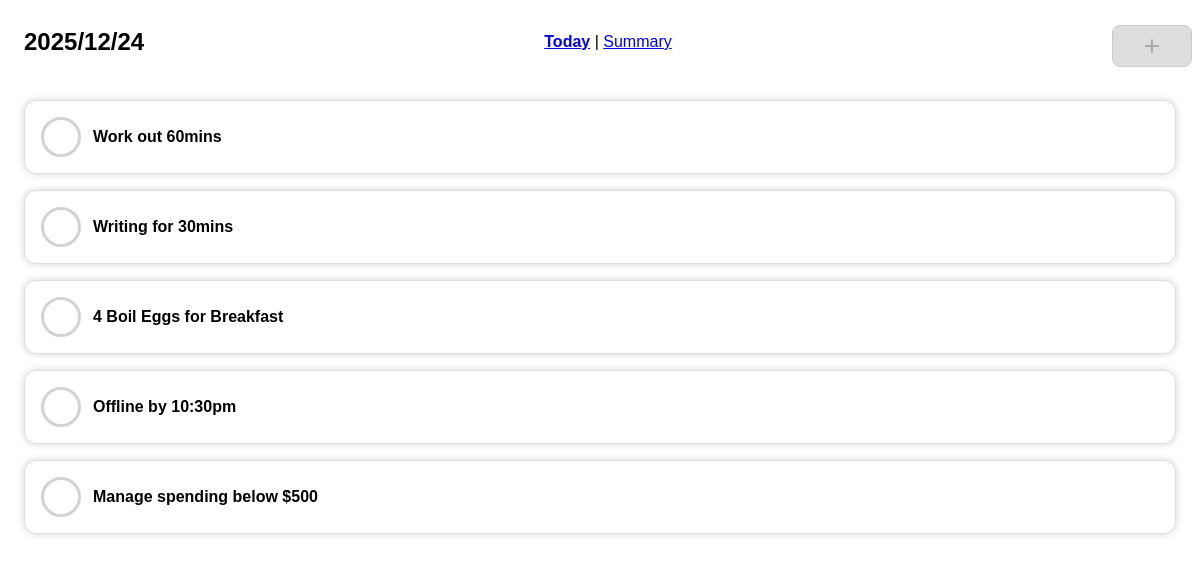
Before: / with the older database file.
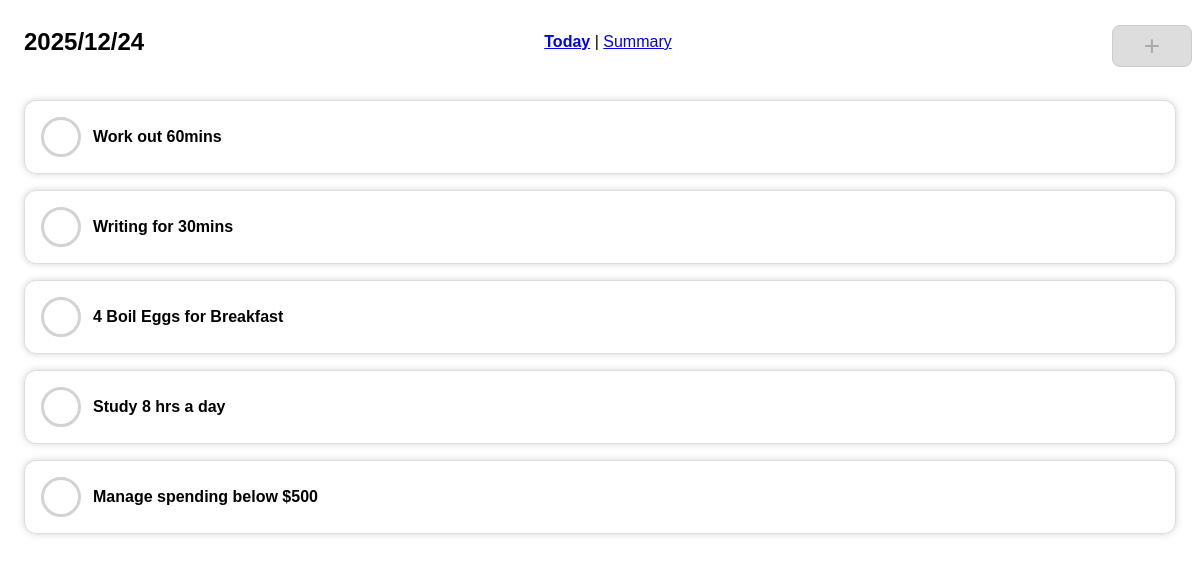
After: the same page with the newer database file.
### tables this page shows
CREATE TABLE habits (
                id INTEGER PRIMARY KEY AUTOINCREMENT,
                name TEXT NOT NULL,
                type TEXT NOT NULL,
                value TEXT NOT NULL, 
                description TEXT,
                start_date DATE NOT NULL, 
                frequency TEXT DEFAULT 'daily'
            );

### habitru.py (the view)
@app.route("/", defaults={"year": None, "month": None, "day": None}, methods=["GET", "POST"])
@app.route("/<int:year>/<int:month>/<int:day>/", methods=["GET","POST"])
def daily_view(year,month,day):
    date = create_date_object(year, month, day)
    conn = get_db_connection()
    if conn:
        habits = conn.execute('''
            SELECT * FROM habits
            LEFT JOIN records ON habits.id = records.habit_id
                AND records.date = ? AND records.status = 'done'
            WHERE records.habit_id IS NULL
            ''', (date["db_format"]["date"],)).fetchall()
        conn.close()
        return render_template('daily_view.html', habits=habits, date=date, current_url=request.path)
    else:
        flash("Database connection error.")
        return render_template('daily_view.html', habits=[], date=date, current_url=request.path)

### habitru.py (called while the page is built)
def create_date_object(year=None, month=None, day=None):
    now = datetime.now()
    if year is None:
        year = now.year
    if month is None or day is None:
        month = now.month
        day = now.day
    date = {
        "current": {
            "date": now.strftime("%Y/%m/%d"),
            "year": now.strftime("%Y"),
            "month": now.strftime("%m"),
            "day": now.strftime("%d")
        },
        "selected": {
            "date": f"{year:04}/{month:02}/{day:02}",
            "year": f"{year:04}",
            "month": f"{month:02}",
            "day": f"{day:02}",
        },
        "db_format": {
            "date": f"{year:04}-{month:02}-{day:02}",
            "year": f"{year:04}%"
        }
    }
    return date

@app.after_request
def after_request(response):
    response.headers["Cache-Control"] = "no-cache, no-store, must-revalidate"
    response.headers["Expires"] = 0
    response.headers["Pragma"] = "no-cache"
    return response

def get_db_connection():
    try:
        conn = sqlite3.connect('habitru.db')
        conn.row_factory = sqlite3.Row
        return conn
    except sqlite3.Error as e:
        print(f"Database connection error: {e}")
        return None

### templates/daily_view.html (shortened to what this page needs)
{% extends "layout.html" %}
{% block main %}
<section id="daily-view">
    <div id="daily-items">
        {% for habit in habits %}
        <div id="habit-{{ habit.id }}" class="habit-item" data-id="{{ habit.id }}" data-name="{{ habit.name }}" data-value="{{ habit.value }}" data-date="{{ date.selected.date }}">
            <div class="bubble-btn"></div>
            <div class="item-details">
                <p><strong>{{ habit.name }}</strong></p>
            </div>
        </div>
        {% endfor %}
    </div>
    {% set visible = 'visible' if habits|length == 0 else '' %}
</section>
{% endblock %}

### templates/layout.html (shortened to what this page needs)
<!DOCTYPE html>
<html lang="en">
<head>
    <link href="/static/style.css" rel="stylesheet">
</head>
<body>
    {% block navbar %}
    <nav class="nav">
        <div class="left">
            <h1 class="title">
                {{ date.selected.year if current_url == '/' + date.selected.year + '/' else date.selected.date }}
            </h1>
        </div>
        <div class="middle">
            <a href="/{{date.current.date}}/" class="{% if current_url == '/' + date.selected.date + '/' or current_url == '/' %}active{% endif %}">Today</a> |
            <a href="/{{date.selected.year}}/" class="{% if current_url == '/' + date.selected.year + '/' %}active{% endif %}">Summary</a>
        </div>
        <div class="right">
            <a href="/new_habit" class="add-habit-item">+</a>
        </div>
    </nav>
    {% endblock %}
    {% block main %}{% endblock %}
</body>
</html>

### static/style.css (style rules this page uses)
:root { --standard-width: 380px; }
*, *::before, *::after { box-sizing: border-box; }
html { position: relative; }
body { background-color: #fff; color: #000; font-family: Arial, Helvetica, sans-serif; }
.nav { display:flex; flex-direction: row; top:0px; z-index: 1000; display: flex; justify-content: space-between; align-items: center; width: 100%; min-height: 64px; }
.nav div { flex: 1 1 0%; }
.nav .left { padding-left: 16px; }
.nav .middle { text-align: center; }
.nav .middle .active { font-weight: bold; text-decoration: underline; }
.nav .right { display: flex; }
.nav .right a { margin-left: auto; padding-right: 16px; text-decoration: none; }
section { padding: 0 16px; }
#daily-view, .main { display: flex; flex-direction: column; align-items: center; padding: 24px 16px; gap: 16px; }
#daily-view > div { width: 100%; gap: 16px; }
#daily-items { display: flex; flex-direction: column; gap: 16px; }
.habit-item { display: flex; gap: 12px; flex-direction: row; min-height: 48px; padding: 16px 16px; border-radius: 12px; transition: opacity 0.2s ease-in, margin-top 0.5s ease-in-out; border: 1px solid #ddd; box-shadow: 0 0 7px rgba(0, 0, 0, 0.17); background-color: #fff; }
.habit-item > * { align-self: center; }
.habit-item > .bubble-btn { cursor: pointer; width: 40px; height: 40px; background-color: white; border-radius: 16rem; border: 3px solid lightgrey; }
.habit-item > .item-details { flex-direction: column; }
.habit-item > .item-details > p { margin: 0px }
.add-habit-item { float: right; margin-top:8px; width: 80px; padding: 4px 16px; cursor: pointer; background-color: #ddd; border: 1px solid #ccc; color: darkgrey; border-radius: 8px; text-align: center; user-select: none; font-size: 28px; }

Changed rows visible on the page:
changed habits: name "Offline by 10:30pm" → "Study 8 hrs a day"
